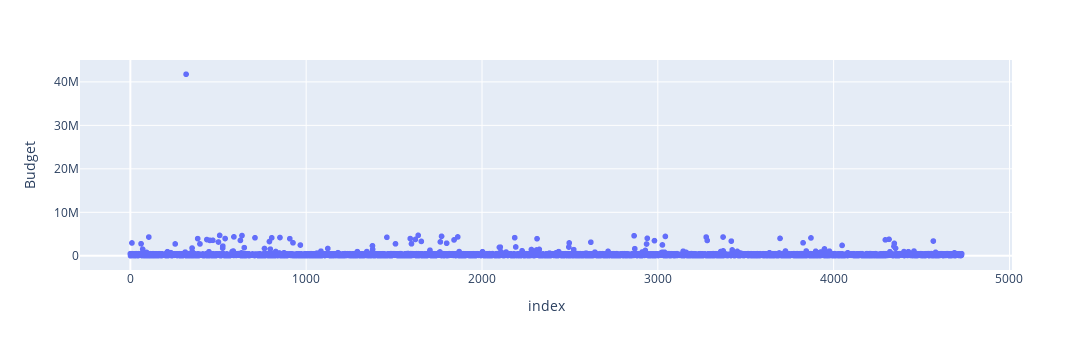

Notebook cell for this chart:
### Code cell
px.scatter(df2,y='Budget',width=1200,height=350)

### Figure 1 — Plotly figure (JSON) as saved in the notebook; plotly's stock layout.template omitted (floating-point values rounded to 4 significant figures; data arrays with more than 128 entries replaced by an {"elided": "..."} marker saying what was removed)
{"data": [{"hovertemplate": "index=%{x}<br>Budget=%{y}<extra></extra>", "legendgroup": "", "marker": {"color": "#636efa", "symbol": "circle"}, "mode": "markers", "name": "", "showlegend": false, "type": "scattergl", "x": {"elided": "4729 int values"}, "xaxis": "x", "y": {"elided": "4729 float values"}, "yaxis": "y"}], "layout": {"height": 350, "legend": {"tracegroupgap": 0}, "margin": {"t": 60}, "width": 1200, "xaxis": {"anchor": "y", "domain": [0, 1], "title": {"text": "index"}}, "yaxis": {"anchor": "x", "domain": [0, 1], "title": {"text": "Budget"}}}}
